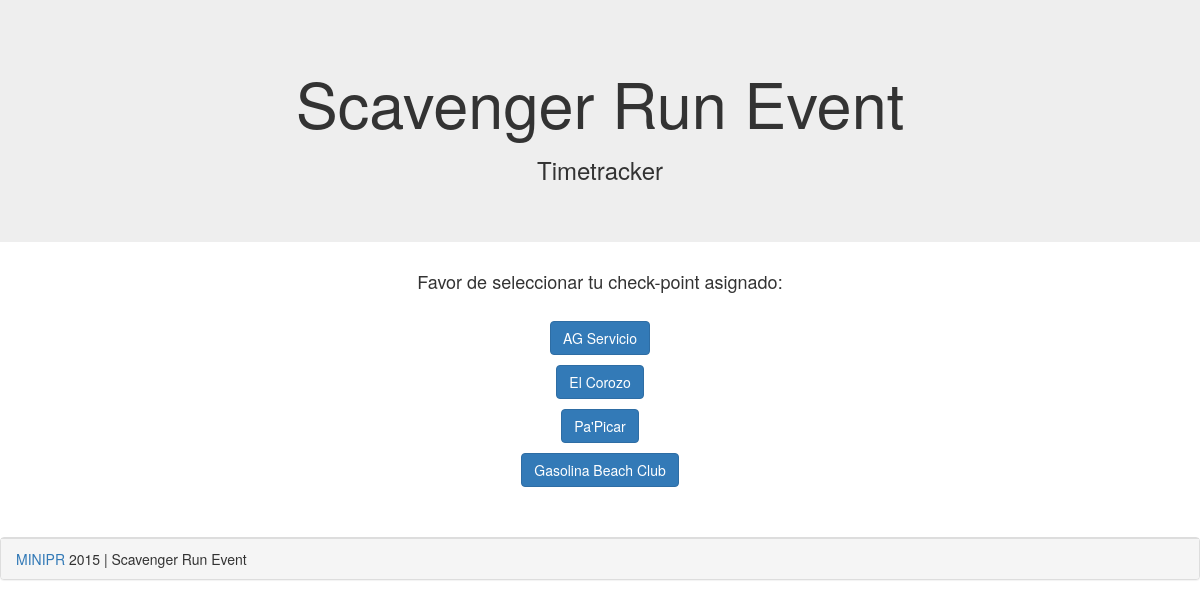
The page / on the database its author committed.
### timetracker_app/models.py (models this page shows, shortened)
class CheckPoint(models.Model):
    id = models.IntegerField(unique=True, primary_key=True)
    place_name = models.CharField(verbose_name="Nombre Lugar", max_length=60)
    class Meta:
        verbose_name = "CheckPoint"
        verbose_name_plural = "CheckPoints"

### timetracker_app/views.py (the view)
# urls.py: url(r'^$', 'timetracker_app.views.welcome', name='welcome'),
def welcome(request):
    title = "Scavenger Run | TimeTracker"
    cps = CheckPoint.objects.all()
    context = {
        "title": title,
        "cps": cps
    }
    return render(request, "welcome.html", context)

### templates/welcome.html
{% extends "base.html" %}
{% load staticfiles %}
{% block content %}
<center>
    <div class="jumbotron">
        <h1>Scavenger Run Event</h1>
        <h3>Timetracker</h3>
    </div>
    <h4>Favor de seleccionar tu check-point asignado:</h4>
    <br>
    <div>
        {% for cp in cps %}
        <p><a class="btn btn-primary" type="button" href="{% url 'cp' cp.pk %}">{{ cp.place_name }}</a></p>
        {% endfor %}
    </div>
</center>
{% endblock %}

### rows shown on the page
CheckPoint: place_name "AG Servicio"
CheckPoint: place_name "El Corozo"
CheckPoint: place_name "Pa'Picar"
CheckPoint: place_name "Gasolina Beach Club"
